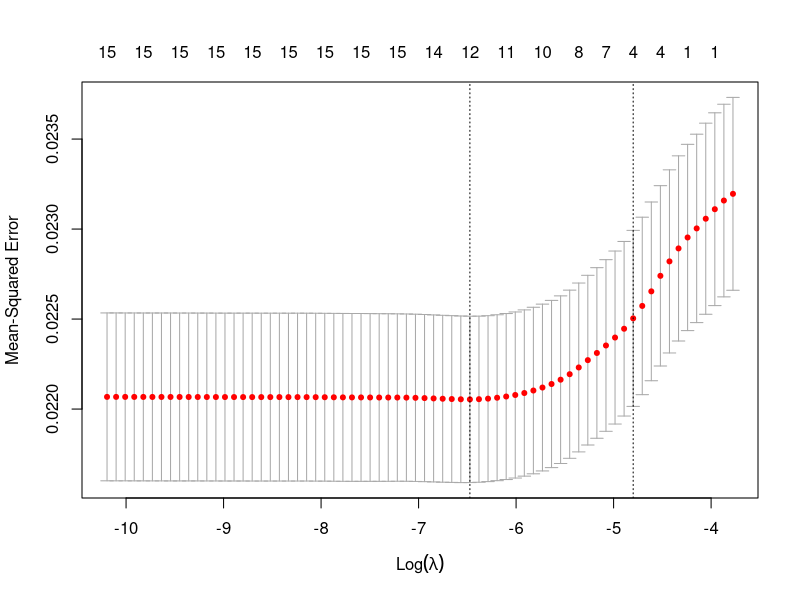
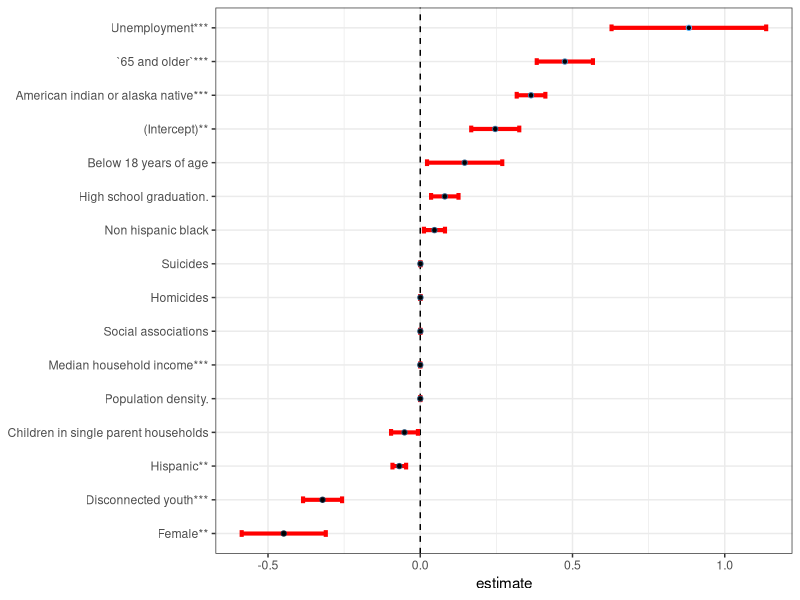
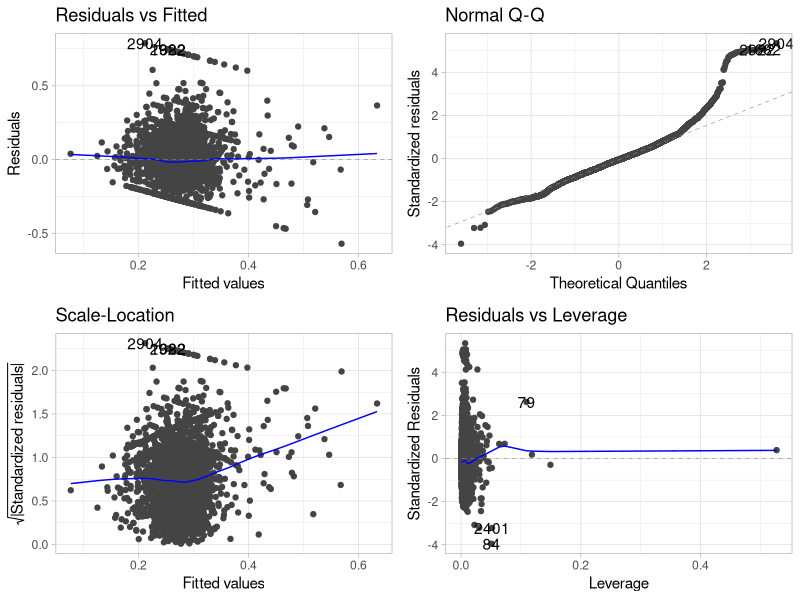

The R script that drew these images, in order:
## ---- chunk 1
# Load necessary libraries
library(tidyverse)
library(glmnet)
library(broom)
library(ggfortify)
library(VIM)

## ---- chunk 2
health <- read_csv("../data/final_data.csv")

health <- health |> 
  select(-name, -...1, -population, -drug_overdose_deaths) |> 
  filter(!is.na(alcohol_impaired_driving_deaths))
head(health)
## ---- chunk 3
health <- kNN(health, k = 5, imp_var = FALSE)

# Check for any remaining missing values
sum(is.na(health))
## ---- chunk 4
response <- health$alcohol_impaired_driving_deaths
predictors <- as.matrix(health |>  select(-alcohol_impaired_driving_deaths))

set.seed(123)  
cv_fit <- cv.glmnet(predictors, response, alpha = 1, nfolds = 10)

print(cv_fit)

plot(cv_fit)

best_lambda <- cv_fit$lambda.min
print(paste("Best lambda value: ", best_lambda))

final_model <- glmnet(predictors, response, alpha = 1, lambda = best_lambda)

print(coef(final_model))


## ---- chunk 5
health_lm <- lm(alcohol_impaired_driving_deaths ~ ., data = health)

health_lm |> 
  tidy() |> 
  mutate(
    term = gsub("_", " ", term),
    term = sapply(term, function(x) { paste(toupper(substring(x, 1, 1)), substring(x, 2), sep = "", collapse = " ") }), 
    term = case_when(
      p.value <= 0.001 ~ paste0(term, "***"),
      p.value <= 0.01 ~ paste0(term, "**"),
      p.value <= 0.05 ~ paste0(term, "*"),
      p.value <= 0.1 ~ paste0(term, "."),
      TRUE ~ term
    ),
    term = fct_reorder(term, estimate)
  ) |> 
  ggplot(aes(x = estimate, y = term, fill = estimate)) +
  geom_vline(xintercept = 0, linetype = "dashed", color = "black") +
  geom_errorbarh(aes(xmin = estimate - std.error, xmax = estimate + std.error), 
                 height = 0.2, linewidth = 1.4, color = "red", show.legend = FALSE) +
  geom_point(aes(color = estimate), size = 1.5, shape = 21, fill = "black", show.legend = FALSE) +
  labs(y = NULL) +
  theme_bw()
## ---- chunk 6
health_lm |> 
  autoplot() +
  theme_light()
